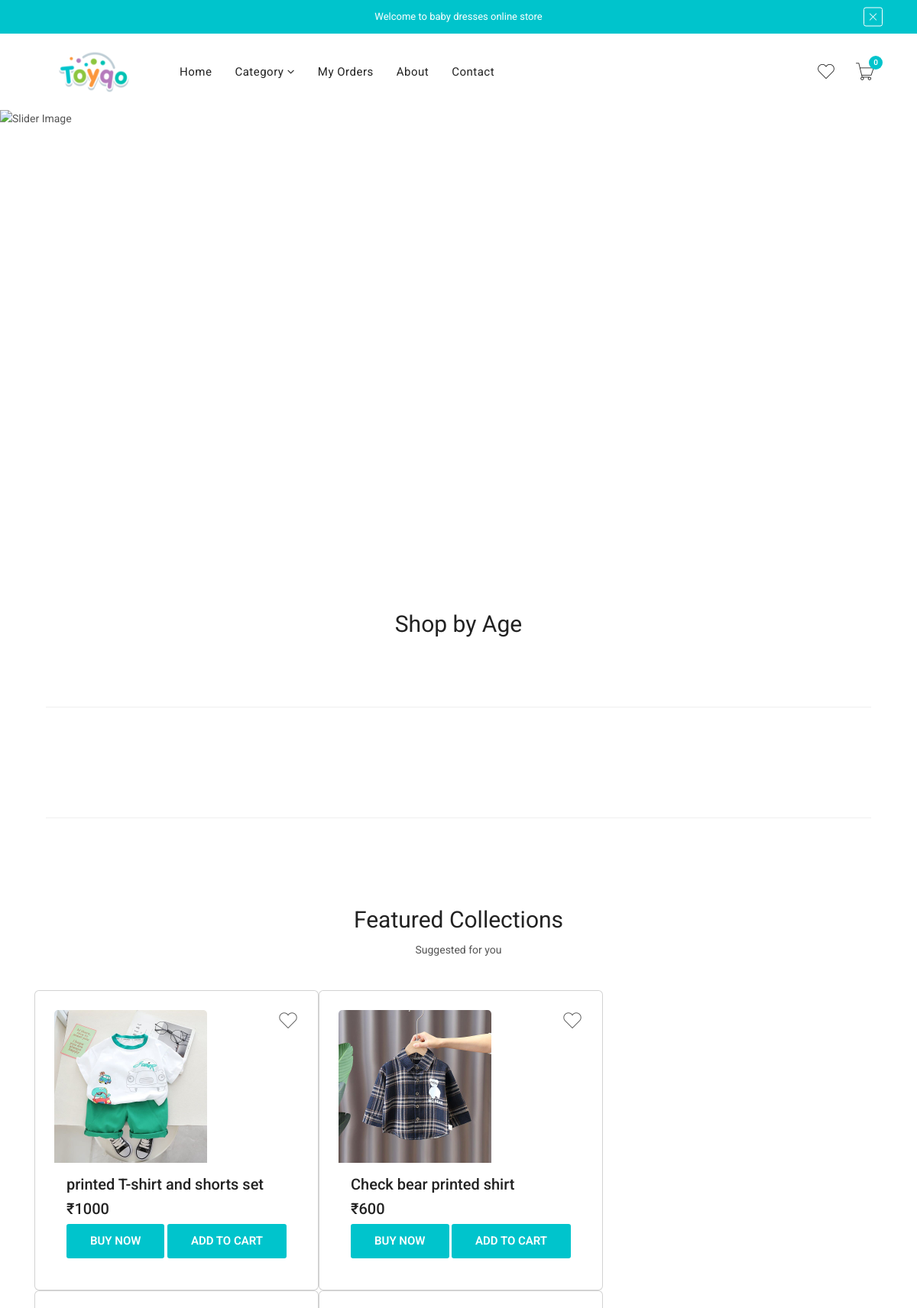
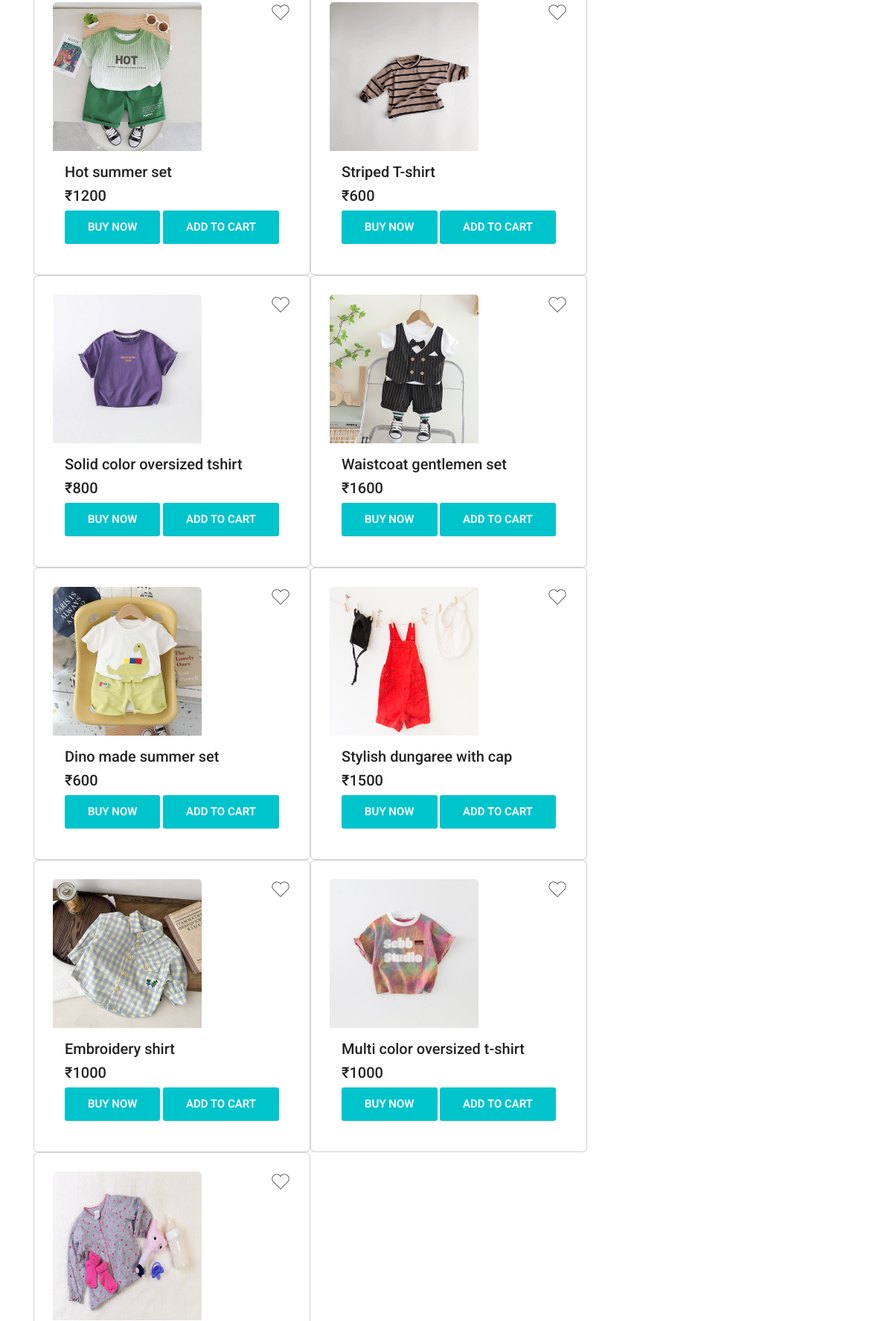
The app's page /babyboy (signed in, upper part) with its own data (2 pictures, top to bottom).
### app1/models.py (models this page shows, shortened)
class Productdetails(models.Model):
    product_name = models.CharField(max_length=30)
    product_price = models.IntegerField(null=True)
    product_stock=models.IntegerField(null=True)
    product_category= models.CharField(max_length=20, null=True)
    product_subcategory= models.CharField(max_length=20, null=True)
    product_image = models.FileField()

### app1/views.py (the view)
# urls.py: path('babyboy', views.baby_boy, name='baby boy'),
def baby_boy(request):
    if 'id' in request.session:
        d = Productdetails.objects.filter(product_category='baby boy')
        return render(request, 'baby_boys.html', {'data': d})
    return redirect(login)

### template/baby_boys.html (shortened to what this page needs)
<!DOCTYPE html>
<html lang="en">
{% load static %}
<head>
    <link rel="stylesheet" href="{% static 'assets/css/vendor/fontawesome.min.css' %}" />
    <link rel="stylesheet" href="{% static 'assets/css/vendor/pe-icon-7-stroke.min.css' %}" />
    <link rel="stylesheet" href="{% static 'assets/css/plugins/swiper-bundle.min.css' %}" />
    <link rel="stylesheet" href="{% static 'assets/css/plugins/animate.min.css' %}" />
    <link rel="stylesheet" href="{% static 'assets/css/plugins/lightgallery.min.css' %}" />
    <link rel="stylesheet" href="{% static 'assets/css/plugins/aos.min.css' %}" />
    <link rel="stylesheet" href="{% static 'assets/css/plugins/nice-select.min.css' %}" />
    <link rel="stylesheet" href="{% static 'assets/css/style.css' %}" />
</head>
<body>
    <div class="header section">
        <div class="header-top bg-primary">
            <div class="container">
                <div class="row align-items-center">
                    <div class="col-12">
                        <div class="header-top-msg-wrapper text-center">
                            <p class="header-top-message text-center">Welcome to baby dresses online store</p>
                            <div class="header-top-close-btn">
                                <button class="top-close-btn"><i class="pe-7s-close"></i></button>
                            </div>
                        </div>
                    </div>
                </div>
            </div>
        </div>
        <div class="header-bottom">
            <div class="header-sticky">
                <div class="container">
                    <div class="row align-items-center position-relative">
                        <div class="col-md-6 col-lg-3 col-xl-2 col-6">
                            <div class="header-logo">
                                <a href="userhome"><img src="{% static 'assets/images/logo/logo.png' %}" alt="Site Logo" /></a>
                            </div>
                        </div>
                        <div class="col-lg-6 d-none d-lg-block">
                            <div class="main-menu">
                                <ul>
                                    <li><a href="userhome">Home</a></li>
                                      <li class="has-children">
                                        <a href="#">Category <i class="fa fa-angle-down"></i></a>
                                    </li>
                                    <li><a href="user_recent_orders">My orders</a></li>
                                    <li><a href="about">About</a></li>
                                    <li><a href="contact">Contact</a></li>
                                </ul>
                            </div>
                        </div>
                        <div class="col-md-6 col-lg-3 col-xl-4 col-6 justify-content-end">
                            <div class="header-actions">
                                <a href="wishlist" class="header-action-btn header-action-btn-wishlist">
                                    <i class="pe-7s-like"></i>
                                </a>
                                <a href="displaycart" class="header-action-btn header-action-btn-cart">
                                    <i class="pe-7s-cart"></i>
                                     <span class="header-action-num">{% if d1 %}{{d1.count}}{% else %}0{% endif %}</span>
                                </a>
                            </div>
                        </div>
                    </div>
                </div>
            </div>
        </div>
    <div class="section">
        <div class="hero-slider swiper-container">
            <div class="swiper-wrapper">
               <div class="hero-slide-item swiper-slide">
                    <div class="hero-slide-bg">
                        <img src="{% static 'assets/images/slider/slider1-2.png' %}" alt="Slider Image" />
                    </div>
                    <div class="container">
                        <div class="hero-slide-content">
                        </div>
                    </div>
                </div>
            </div>
        </div>
    </div>
    <div class="section section-margin mt-0 position-relative">
        <div class="container">
            <div class="row mb-lg-8 mb-6">
                <div class="col-lg col-12">
                    <div class="section-title mb-0 text-center" data-aos="fade-up" data-aos-delay="200">
                        <h2 class="title mb-2">Shop by Age</h2>
    <div class="section section-margin">
        <div class="container">
            <div class="border-top border-bottom">
                <div class="row">
                    <div class="col-14" data-aos="fade-up" data-aos-delay="200">
                        <div class="brand-logo-carousel arrow-outside-container">
                            <div class="swiper-container">
                                <div class="swiper-wrapper">
                                </div>
                            </div>
                        </div>
                    </div>
                </div>
            </div>
        </div>
    </div>
                    </div>
                </div>
            </div>
    <div class="section section-margin mt-0 position-relative">
        <div class="container">
            <div class="row mb-lg-8 mb-6">
                <div class="col-lg col-12">
                    <div class="section-title mb-0 text-center" data-aos="fade-up" data-aos-delay="200">
                        <h2 class="title mb-2">Featured Collections</h2>
                        <p>Suggested for you</p>
                    </div>
                </div>
            </div>
        </div>
{% for i in data %}
    <div class="card" style="display:inline-block;padding:25px;float:left;">
        <img class="card-img-top" src="{{i.product_image.url}}" style="width:200px;height:200px;">
        <a href="../wishlist/{{i.pk}}" class="header-action-btn header-action-btn-wishlist" style="float:right;">
                                    <i class="pe-7s-like fa-2x"></i>
                                </a>
        <div class="card-body">
            <h5 class="card-title">{{i.product_name}}</h5>
            <h5 class="card-title">₹{{i.product_price}}</h5>
            {% if i in list %}
            <a class="btn btn-primary" href="deliverydetails/{{i.pk}}">BUY NOW</a>
            <a class="btn btn-primary" href="displaycart">GO TO CART</a>
            {% else %}
            <a class="btn btn-primary" href="deliverydetails/{{i.pk}}">BUY NOW</a>
            <a class="btn btn-primary" href="addcart/{{i.pk}}">ADD TO CART</a>
            {% endif %}
        </div></div>
            {% endfor %}
        </div></div></div></div>
</body>
</html>

### records on screen
Productdetails: product_image (picture), product_name "printed T-shirt and shorts set", product_price "1000"
Productdetails: product_image (picture), product_name "Check bear printed shirt", product_price "600"
Productdetails: product_image (picture), product_name "Hot summer set", product_price "1200"
Productdetails: product_image (picture), product_name "Striped T-shirt", product_price "600"
Productdetails: product_image (picture), product_name "Solid color oversized tshirt", product_price "800"
Productdetails: product_image (picture), product_name "Waistcoat gentlemen set", product_price "1600"
Productdetails: product_image (picture), product_name "Dino made summer set", product_price "600"
Productdetails: product_image (picture), product_name "Stylish dungaree with cap", product_price "1500"
Productdetails: product_image (picture), product_name "Embroidery shirt", product_price "1000"
Productdetails: product_image (picture), product_name "Multi color oversized t-shirt", product_price "1000"
Productdetails: product_image (picture)
